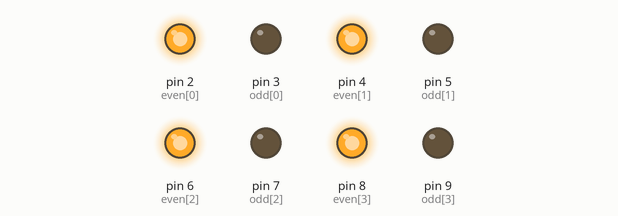
Simulated run of this sketch. Board: Arduino Uno, built with avr-gcc and run on an emulated ATmega328P. On the bench: output pins drawn as LEDs (lit = HIGH).

Above: at 0.05 s.
At 2.75 s:
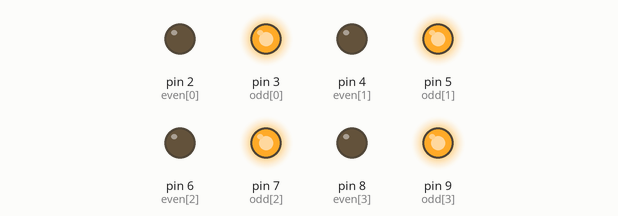
Timing chart, 0 to 3.0 s (numbered marks = the images above):
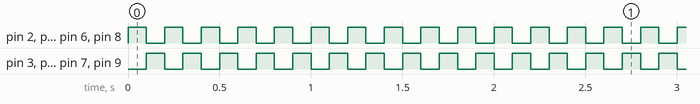

The sketch:

even_odd_leds.ino
```cpp
int even[4] = {2, 4, 6, 8};
int odd[4] = {3, 5, 7, 9};

void setup() {
    for (int x = 2; x <= 9; x++) {
        pinMode(x, OUTPUT);
    }
}

void reset() {
    for (int x = 2; x <= 9; x++) {
        digitalWrite(x, LOW);
    }
}

void loop() {
    for (int x = 0; x <= 3; x++) {
        digitalWrite(even[x], HIGH);
    }
    delay(100);
    reset();
    for (int y = 0; y <= 3; y++) {
        digitalWrite(odd[y], HIGH);
    }
    delay(100);
    reset();
}
```

Measured:
- by itself, pin 2 (even[0]), pin 3 (odd[0]), pin 4 (even[1]), pin 5 (odd[1]), pin 6 (even[2]), pin 7 (odd[2]), pin 8 (even[3]), pin 9 (odd[3]): alternates HIGH for 0.10 s and LOW for 0.10 s
